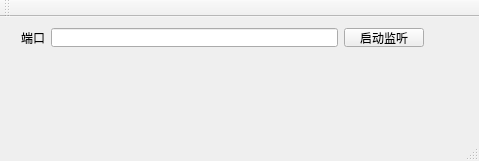
<?xml version="1.0" encoding="UTF-8"?>
<ui version="4.0">
 <class>MainWindow</class>
 <widget class="QMainWindow" name="MainWindow">
  <property name="geometry">
   <rect>
    <x>0</x>
    <y>0</y>
    <width>479</width>
    <height>161</height>
   </rect>
  </property>
  <property name="windowTitle">
   <string>MainWindow</string>
  </property>
  <widget class="QWidget" name="centralWidget">
   <widget class="QWidget" name="widget" native="true">
    <property name="geometry">
     <rect>
      <x>10</x>
      <y>0</y>
      <width>425</width>
      <height>41</height>
     </rect>
    </property>
    <layout class="QGridLayout" name="gridLayout">
     <item row="0" column="0">
      <widget class="QLabel" name="label_2">
       <property name="text">
        <string>端口</string>
       </property>
      </widget>
     </item>
     <item row="0" column="1">
      <widget class="QLineEdit" name="port"/>
     </item>
     <item row="0" column="2">
      <widget class="QPushButton" name="setListen">
       <property name="text">
        <string>启动监听</string>
       </property>
      </widget>
     </item>
    </layout>
   </widget>
   <widget class="QWidget" name="widget_2" native="true">
    <property name="geometry">
     <rect>
      <x>9</x>
      <y>205</y>
      <width>805</width>
      <height>190</height>
     </rect>
    </property>
   </widget>
  </widget>
  <widget class="QMenuBar" name="menuBar">
   <property name="geometry">
    <rect>
     <x>0</x>
     <y>0</y>
     <width>479</width>
     <height>23</height>
    </rect>
   </property>
  </widget>
  <widget class="QToolBar" name="mainToolBar">
   <attribute name="toolBarArea">
    <enum>TopToolBarArea</enum>
   </attribute>
   <attribute name="toolBarBreak">
    <bool>false</bool>
   </attribute>
  </widget>
  <widget class="QStatusBar" name="statusBar"/>
 </widget>
 <layoutdefault spacing="6" margin="11"/>
 <resources/>
 <connections/>
</ui>
